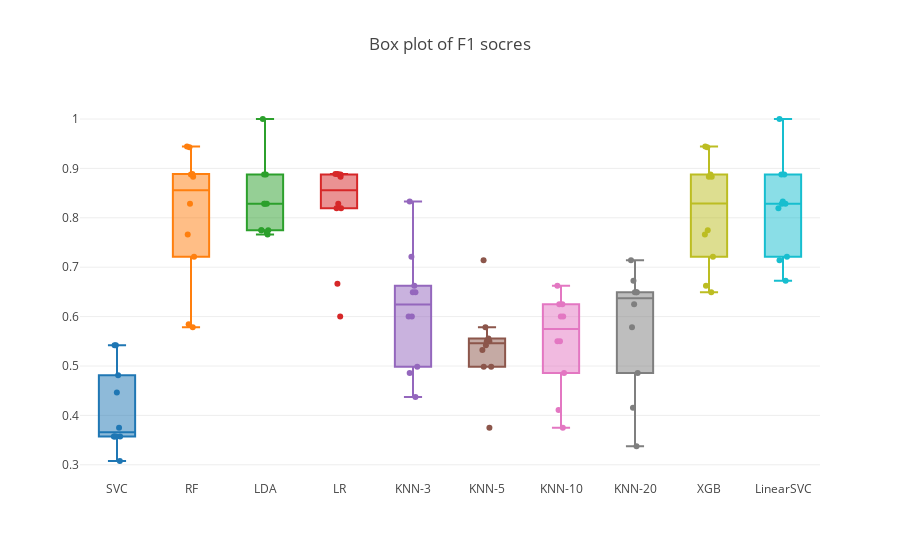
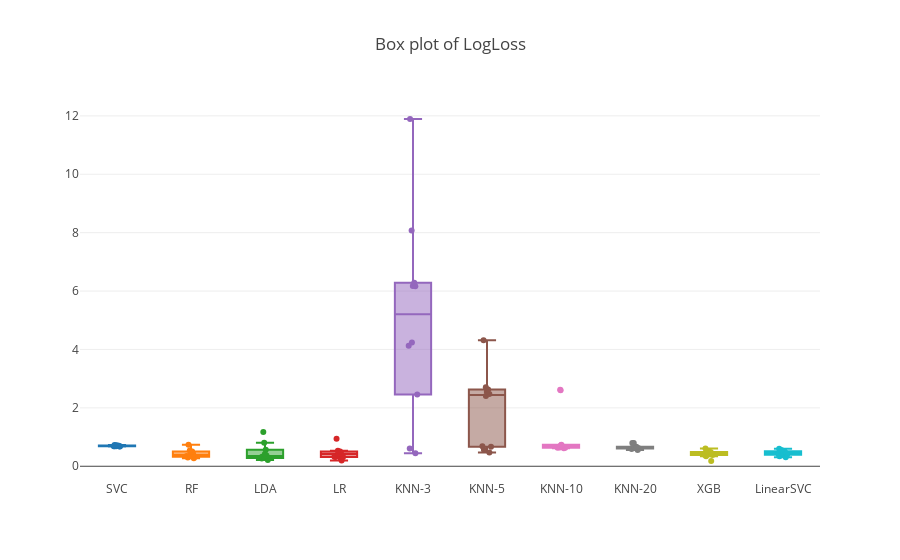

Write notebook code for charts like these, in order.
### Code cell
plot_f1_logloss(model_results,model_logloss)

### Figure 1 — Plotly figure (JSON) as saved in the notebook; plotly's stock layout.template omitted (floating-point values rounded to 4 significant figures)
{"data": [{"boxpoints": "all", "name": "SVC", "pointpos": 0, "type": "box", "uid": "95df4ffa-8e9d-46d2-aa37-c633340e92d0", "y": [0.3571, 0.3571, 0.4462, 0.3571, 0.5418, 0.375, 0.5418, 0.3077, 0.3571, 0.4815]}, {"boxpoints": "all", "name": "RF", "pointpos": 0, "type": "box", "uid": "62c29ad5-f44b-427a-b762-019132ce744c", "y": [0.8286, 0.9429, 0.9443, 0.8831, 0.7214, 0.8889, 0.7662, 0.8875, 0.5786, 0.5846]}, {"boxpoints": "all", "name": "LDA", "pointpos": 0, "type": "box", "uid": "7f0f9e29-92fc-4743-9753-3514a6c04f25", "y": [0.775, 0.8286, 0.775, 0.8286, 0.8286, 0.7662, 1, 0.775, 0.8875, 0.8875]}, {"boxpoints": "all", "name": "LR", "pointpos": 0, "type": "box", "uid": "187b2f73-b42d-4997-abae-9ee3c7cd489f", "y": [0.8875, 0.6667, 0.8889, 0.8831, 0.8286, 0.8889, 0.8194, 0.8194, 0.6, 0.8875]}, {"boxpoints": "all", "name": "KNN-3", "pointpos": 0, "type": "box", "uid": "6f27445e-a366-4810-97a0-7c61199cd6c1", "y": [0.4985, 0.6494, 0.6, 0.6494, 0.6625, 0.8328, 0.4857, 0.7214, 0.4375, 0.6]}, {"boxpoints": "all", "name": "KNN-5", "pointpos": 0, "type": "box", "uid": "ce4cb78e-6ee0-4064-bb0d-256be871339b", "y": [0.5556, 0.55, 0.5786, 0.7143, 0.55, 0.5418, 0.4985, 0.375, 0.4985, 0.5325]}, {"boxpoints": "all", "name": "KNN-10", "pointpos": 0, "type": "box", "uid": "5d27d25d-f5c8-4936-ade7-b17249aef62e", "y": [0.4857, 0.625, 0.375, 0.55, 0.4109, 0.625, 0.6625, 0.55, 0.6, 0.6]}, {"boxpoints": "all", "name": "KNN-20", "pointpos": 0, "type": "box", "uid": "003b47e2-4954-46fd-a831-946539007379", "y": [0.6494, 0.4857, 0.7143, 0.625, 0.6494, 0.5786, 0.6494, 0.6727, 0.3378, 0.4156]}, {"boxpoints": "all", "name": "XGB", "pointpos": 0, "type": "box", "uid": "bfc0bf58-572a-4b01-bfed-a2870df6a7fe", "y": [0.9429, 0.8831, 0.775, 0.9443, 0.6625, 0.7214, 0.7662, 0.8875, 0.8831, 0.6494]}, {"boxpoints": "all", "name": "LinearSVC", "pointpos": 0, "type": "box", "uid": "3bb6dd80-1b8b-4971-ab68-9d77b83e6a0f", "y": [0.8286, 0.7143, 0.8875, 1, 0.8286, 0.8328, 0.8875, 0.7214, 0.8194, 0.6727]}], "layout": {"autosize": true, "showlegend": false, "title": {"text": "Box plot of F1 socres"}, "xaxis": {"tickfont": {"size": 12}}}}

### Figure 2 — Plotly figure (JSON) as saved in the notebook; plotly's stock layout.template omitted (floating-point values rounded to 4 significant figures)
{"data": [{"boxpoints": "all", "name": "SVC", "pointpos": 0, "type": "box", "uid": "5f2a48e6-406c-4258-af7a-a8fa0f980afe", "y": [0.7194, 0.6831, 0.7037, 0.6841, 0.7243, 0.6849, 0.6877, 0.7143, 0.6744, 0.6878]}, {"boxpoints": "all", "name": "RF", "pointpos": 0, "type": "box", "uid": "69972abf-7e1c-42f4-b0c2-f89afa5fb4a2", "y": [0.5357, 0.4238, 0.358, 0.3282, 0.2999, 0.3492, 0.5061, 0.4869, 0.2767, 0.7324]}, {"boxpoints": "all", "name": "LDA", "pointpos": 0, "type": "box", "uid": "e97eb105-1980-461f-b94d-aea0f4538170", "y": [0.5693, 0.3269, 0.809, 0.3442, 0.2856, 1.172, 0.2155, 0.3662, 0.2697, 0.4228]}, {"boxpoints": "all", "name": "LR", "pointpos": 0, "type": "box", "uid": "d5429588-4355-4e39-917e-5dca08103982", "y": [0.1961, 0.3207, 0.5305, 0.4411, 0.9419, 0.4033, 0.3273, 0.4339, 0.5053, 0.3132]}, {"boxpoints": "all", "name": "KNN-3", "pointpos": 0, "type": "box", "uid": "16a3ce24-ca01-4352-a8c9-7d9d53ff0cac", "y": [8.071, 0.4469, 4.124, 6.28, 2.459, 6.174, 4.239, 0.6074, 11.89, 6.165]}, {"boxpoints": "all", "name": "KNN-5", "pointpos": 0, "type": "box", "uid": "151d7421-5661-41cf-a2b4-460483eab5ba", "y": [0.5638, 4.316, 0.4701, 0.6663, 2.55, 2.41, 0.6881, 2.627, 2.708, 2.471]}, {"boxpoints": "all", "name": "KNN-10", "pointpos": 0, "type": "box", "uid": "c53782a1-0cea-42ea-965d-27323fb1311b", "y": [2.619, 0.6383, 0.7344, 0.6192, 0.6367, 0.7216, 0.6628, 0.7013, 0.6326, 2.599]}, {"boxpoints": "all", "name": "KNN-20", "pointpos": 0, "type": "box", "uid": "843dcb70-8026-4cee-8f78-f432bd6878f8", "y": [0.646, 0.6269, 0.5933, 0.665, 0.6089, 0.6204, 0.7985, 0.7939, 0.656, 0.5579]}, {"boxpoints": "all", "name": "XGB", "pointpos": 0, "type": "box", "uid": "1c0d0a0d-1fb0-4dfb-aa45-4ffaaf3910ee", "y": [0.3416, 0.4909, 0.4431, 0.3875, 0.6069, 0.3826, 0.4041, 0.512, 0.1799, 0.4464]}, {"boxpoints": "all", "name": "LinearSVC", "pointpos": 0, "type": "box", "uid": "076f94ca-7bdf-4b61-a5d4-3daacd1f6dd5", "y": [0.4489, 0.415, 0.3444, 0.4724, 0.5972, 0.3926, 0.5174, 0.5526, 0.3084, 0.4537]}], "layout": {"autosize": true, "showlegend": false, "title": {"text": "Box plot of LogLoss"}, "xaxis": {"tickfont": {"size": 12}}}}
